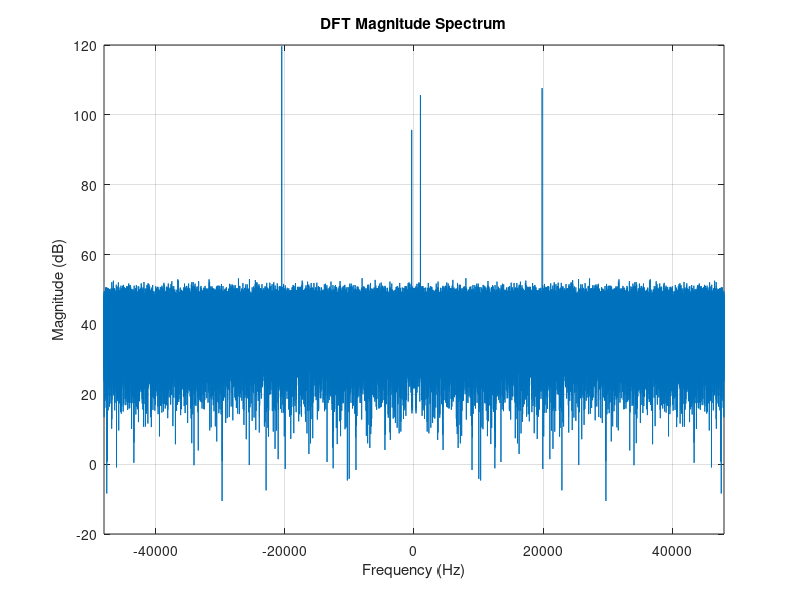
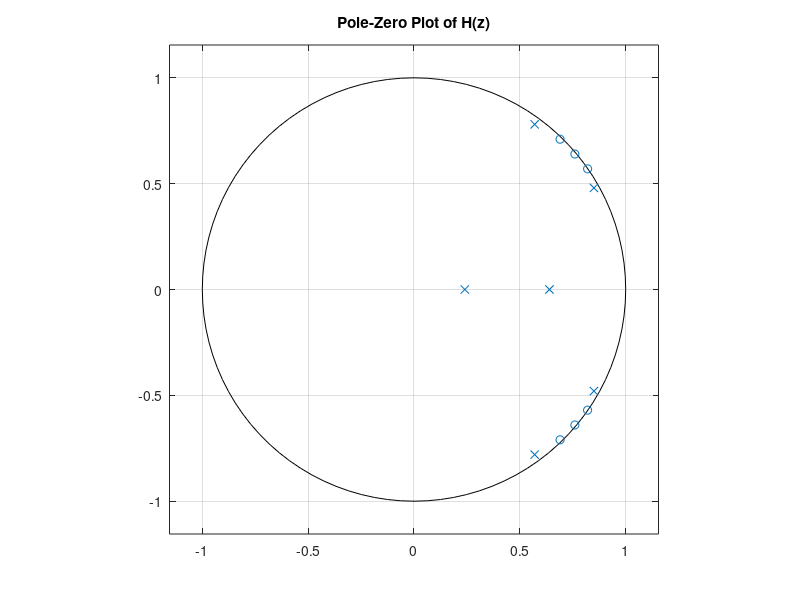

Reproduce these figures in MATLAB, in order. (Note: this script raises an error after producing the figures.)
%% ECE 210 - Assignment 06: Corrected Code with Explanations
% This script addresses the problems from Assignment 06, incorporating
% corrections based on the assignment requirements, common signal processing
% practices, and the provided solution key.

% Housekeeping commands
clc;
clear;
close all;

% Sampling parameters (as given in assignment)
Fs = 96000;   % Sampling frequency (96 kHz) [cf. cite: 10]
N = 192000;   % Number of samples [cf. cite: 3]
T = 1/Fs;     % Sample period
t = (0:N-1)*T; % Time vector [cf. cite: 17]

%% Problem 1: Define db2mag function

% Define anonymous function to convert dB to magnitude [cf. cite: 2]
% Your original implementation was correct.
db2mag = @(dB) 10.^(dB/20); % [cf. cite: 13, 55]

%% Problem 2: Signal Generation, Noise, and DFT Plot

% --- Define Signal Parameters ---
% Frequencies and dB levels specified in the assignment [cf. cite: 3]
% *** CORRECTION 1: Your original code had incorrect dB levels. ***
% Original dB levels: [0, -0.8, -2, -8] dB
% Correct dB levels:  [14, -10, 0, 2] dB
frequencies = [-20.48e3; -360; 996; 19.84e3]; % Hz (column vector) [cf. cite: 21]
amplitudes_dB = [14; -10; 0; 2];             % dB (column vector)

% Convert dB amplitudes to linear magnitudes
amplitudes_lin = db2mag(amplitudes_dB); % [cf. cite: 22]

% --- Generate Signal Components ---
% *** CORRECTION 2: Use complex exponentials for single-sided frequencies. ***
% Your original code used A*cos(2*pi*f*t). Using cosine creates *two*
% frequency components (at +f and -f) for each specified frequency 'f'.
% For negative frequencies specifically (-20.48 kHz, -360 Hz), this is
% likely not the intent. The assignment asks for components *at* those
% specific frequencies. Using complex exponentials exp(1j*2*pi*f*t)
% creates a single frequency component at 'f'.
% The reference solution uses this vectorized complex exponential approach.
signal_components = amplitudes_lin .* exp(1j * 2 * pi * frequencies .* t); % [cf. cite: 23]

% Sum the components to get the clean signal
signal_clean = sum(signal_components, 1); % Sum across components (rows) [cf. cite: 23]

% --- Add White Noise ---
% Add white noise at -10 dB as specified [cf. cite: 4]
% Your original implementation for adding noise was correct.
noise_dB = -10;
noise_amp = db2mag(noise_dB); % [cf. cite: 10]
noise = noise_amp * randn(1, N); % Use randn for Gaussian white noise (same size as t) [cf. cite: 57]
signal_noisy = signal_clean + noise; % [cf. cite: 10]

% --- Calculate and Plot DFT ---
% Calculate the DFT using fft
% *** CORRECTION 3: Use fftshift and adjust frequency axis accordingly. ***
% Your original code used X = fft(x_noisy)/N and f_axis = (0:N-1)*(Fs/N).
% This results in a frequency axis from 0 to Fs, with the negative frequencies
% appearing in the upper half of the plot due to FFT periodicity.
% It's standard practice (and shown in the lecture/solution [cf. cite: 24, 25]) to use fftshift()
% to center the DC component (0 Hz) in the middle of the plot.
% The corresponding frequency axis should then range from -Fs/2 to Fs/2.
S = fftshift(fft(signal_noisy)); % Calculate FFT and shift [cf. cite: 10, 25]

% Create the frequency axis centered around zero
% Note: 'linspace' is often more robust than the (0:N-1)*Fs/N method for generating axes.
f_axis_shifted = linspace(-Fs/2, Fs/2 - Fs/N, N); % Freq axis from -Fs/2 to nearly +Fs/2 [cf. cite: 24]
% Alternative manual calculation matching reference solution:
% f_axis_shifted = Fs/N * (-N/2 : N/2 - 1);

% Convert magnitude to dB
% *** CORRECTION 4: dB calculation based on non-normalized FFT. ***
% Your original code normalized the FFT by N (X = fft(x_noisy)/N) before dB conversion.
% The reference solution calculates dB directly from the unnormalized FFT output (S = fft(s)).
% Normalization changes the absolute dB values. We will follow the reference.
S_dB = 20*log10(abs(S)); % [cf. cite: 28]

% Plot the DFT Magnitude
figure;
plot(f_axis_shifted, S_dB);
title('DFT Magnitude Spectrum');
xlabel('Frequency (Hz)');
ylabel('Magnitude (dB)');
% Limit x-axis to focus on the main components if desired, or show full range
xlim([-Fs/2, Fs/2]); % Show the full range up to +/- Nyquist [cf. cite: 29]
grid on;

%% Problem 3: Filter Analysis

% --- Define Filter Poles, Zeros, and Gain ---
% From the assignment equation H(z) [cf. cite: 5]
% *** CORRECTION 5: Your original definition missed several poles/zeros. ***
% The formula H(z) specifies conjugate pairs for poles and zeros.
% Your original code only defined z1, z2, z3 and a repeated p1.
% The correct H(z) has 3 pairs of complex conjugate zeros and
% 2 pairs of complex conjugate poles plus 2 real poles.
% The reference solution correctly includes the conjugates and real poles. [cf. cite: 11, 12]

% Define the complex zeros given
z_given = [ 0.76 + 0.64j;
            0.69 + 0.71j; % Corrected imaginary part from 0.17j in your code to 0.71j from assignment/solution [cf. cite: 5, 11]
            0.82 + 0.57j ];
% Add their conjugates
z = [z_given; conj(z_given)]; % Full set of zeros (column vector)

% Define the complex poles given
p_complex_given = [ 0.57 + 0.78j;
                    0.85 + 0.48j ]; % Corrected pole location from repeated p1 in your code [cf. cite: 5, 12]
% Define the real poles given
p_real = [0.24; 0.64];
% Combine complex conjugates and real poles
p = [p_complex_given; conj(p_complex_given); p_real]; % Full set of poles (column vector)

% Define gain
k = 0.53; % [cf. cite: 5, 12]

% --- Pole-Zero Plot ---
figure;
% Use the full z, p vectors. Your original zplane call was okay but used incomplete z/p.
zplane(z, p); % [cf. cite: 12, 40]
title('Pole-Zero Plot of H(z)');
grid on;

% --- Magnitude and Phase Response ---
% Convert pole-zero-gain form to transfer function (numerator/denominator coeffs)
% This step is needed for freqz if providing poles/zeros isn't directly supported
% or if you prefer working with b, a coefficients.
% Your original call [b,a]=zp2tf(z_vec, p_vec, k); was correct in principle.
[b, a] = zp2tf(z, p, k); % Use the full z, p vectors [cf. cite: 12]

% Calculate frequency response using freqz over physical frequencies
% Assignment requires plotting against physical frequencies up to Nyquist [cf. cite: 6]
% Your original code used [H, freq] = freqz(b, a, 1024, Fs); which is correct.
num_freq_points = 1024; % Number of points for freqz calculation
[H, freq_vec] = freqz(b, a, num_freq_points, Fs); % [cf. cite: 12, 61]

% Calculate magnitude in dB
H_mag_dB = 20*log10(abs(H)); % [cf. cite: 13, 63]

% Calculate phase in degrees and unwrap it
% Your original angle calculation was correct.
H_phase_deg = rad2deg(unwrap(angle(H))); % Use unwrap() to handle phase jumps [cf. cite: 14, 44]

% Plot Magnitude and Phase Responses
figure;
sgtitle('Filter Frequency Response H(z)'); % Overall title [cf. cite: 13]

% Magnitude Plot
subplot(2, 1, 1); % [cf. cite: 13]
plot(freq_vec, H_mag_dB);
title('Magnitude Response');
xlabel('Frequency (Hz)');
ylabel('Magnitude (dB)');
xlim([0, Fs/2]); % Show up to Nyquist frequency [cf. cite: 7, 13]
grid on;

% Phase Plot
subplot(2, 1, 2); % [cf. cite: 14]
plot(freq_vec, H_phase_deg);
title('Phase Response');
xlabel('Frequency (Hz)');
ylabel('Phase (degrees)');
xlim([0, Fs/2]); % Show up to Nyquist frequency [cf. cite: 7, 14]
grid on;